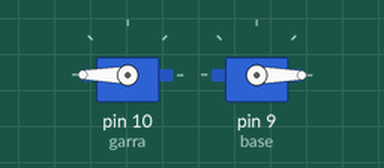
Recording of a sketch running on a simulated Arduino Uno, built with avr-gcc and run on an emulated ATmega328P. On the bench: 2 × servo.

Above: at 0.05 s.
At 3.05 s:
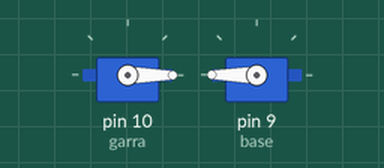
At 6.1 s:
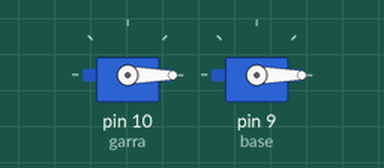
Timing chart, 0 to 7.9 s (numbered marks = the images above):
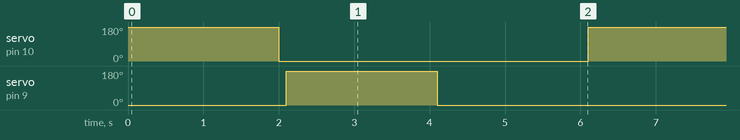

The sketch:

braco.ino
```cpp
#include "Servo.h" // Inclui a Biblioteca Servo.h

Servo garra, base; // Cria o objeto servo para programação
int angulo = 0; // Ajusta o ângulo inicial do Servo

void setup() {
garra.attach(10); // Declara o pino do servo
base.attach(9); // Declara o pino do servo
garra.write(0);
base.write(0);
}

void loop() {
 //angulo = 360;
//for (angulo = 0; angulo < 360; angulo += 1) { // Comando que muda a posição do servo de 0 para 180°
garra.write(360); // Comando para angulo específico
delay(2000);
garra.write(0);
delay(100);
base.write(360);
//delay(15);
//}

delay(2000); // Tempo de espera para próximo movimento
 //angulo = 0;
//for (angulo = 360; angulo >= 1; angulo -= 5) { // Comando que muda a posição do servo de 180 para 0°
 // Comando para angulo específico
base.write(0);
//delay(5);
//}

delay(2000); // Tempo de espera para próximo movimento
}
```

Measured:
- by itself, servo on pin 10 (garra), servo on pin 9 (base): alternates 180° for 2.0 s and 0° for 4.1 s
